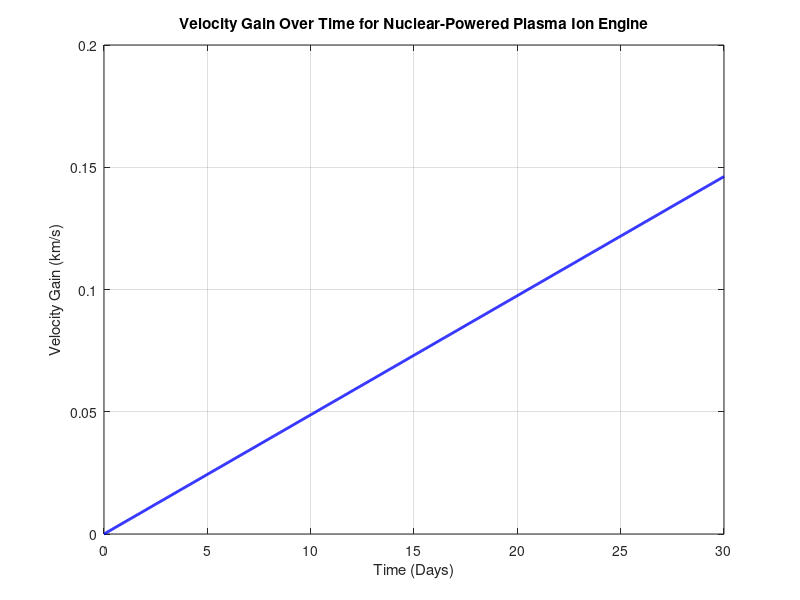

The MATLAB source for this figure:
% MATLAB Simulation: Nuclear-Powered Plasma Ion Engine

% Constants
mass_xenon = 2.18e-25; % kg (mass of one xenon atom)
charge_xenon = 1.6e-19; % C (elementary charge)
k_B = 1.38e-23; % Boltzmann constant (J/K)
eV_to_J = 1.60218e-19; % Conversion factor from eV to Joules
c = 3e8; % Speed of light (m/s)

% Parameters for Ionization
ionization_energy_xenon = 12.1 * eV_to_J; % Ionization energy in Joules
plasma_temperature = 50000; % K (typical ion thruster plasma temp)
thermal_energy = k_B * plasma_temperature; % Thermal energy of particles

% Nuclear Energy Contribution (Simplified Model)
nuclear_power = 2000; % Watts, power output of a small nuclear reactor
conversion_efficiency = 0.4; % Efficiency of energy conversion
electrical_power_from_nuclear = nuclear_power * conversion_efficiency;

% Solar Panel Contribution (Assuming 10m^2 panel with 30% efficiency)
solar_irradiance = 1361; % W/m^2 (solar constant at Earth's distance)
solar_panel_area = 10; % m^2
solar_efficiency = 0.3; % 30% efficiency
electrical_power_from_solar = solar_irradiance * solar_panel_area * solar_efficiency;

% Total Available Electrical Power
total_electrical_power = electrical_power_from_nuclear + electrical_power_from_solar;

% Ion Acceleration Process (Electric Field Contribution)
applied_voltage = 3000; % Volts (common for ion thrusters)
ion_velocity = sqrt(2 * applied_voltage * charge_xenon / mass_xenon);

% Magnetic Confinement Efficiency (Estimation)
magnetic_efficiency = 0.85; % 85% efficiency in confinement
effective_thrust_velocity = ion_velocity * magnetic_efficiency;

% Thrust Calculation (Simplified Model)
mass_flow_rate = 1e-6; % kg/s (mass flow rate of xenon ions)
thrust = mass_flow_rate * effective_thrust_velocity;

% Acceleration over Time (For a 1000 kg spacecraft)
spacecraft_mass = 1000; % kg
acceleration = thrust / spacecraft_mass;

% Time Simulation for Velocity Gain
time_span = linspace(0, 86400 * 30, 1000); % 30 days in seconds
velocity_gain = acceleration * time_span;

% Plot results
figure;
plot(time_span / 86400, velocity_gain / 1000, 'b', 'LineWidth', 2); % Convert to days and km/s
xlabel('Time (Days)');
ylabel('Velocity Gain (km/s)');
title('Velocity Gain Over Time for Nuclear-Powered Plasma Ion Engine');
grid on;